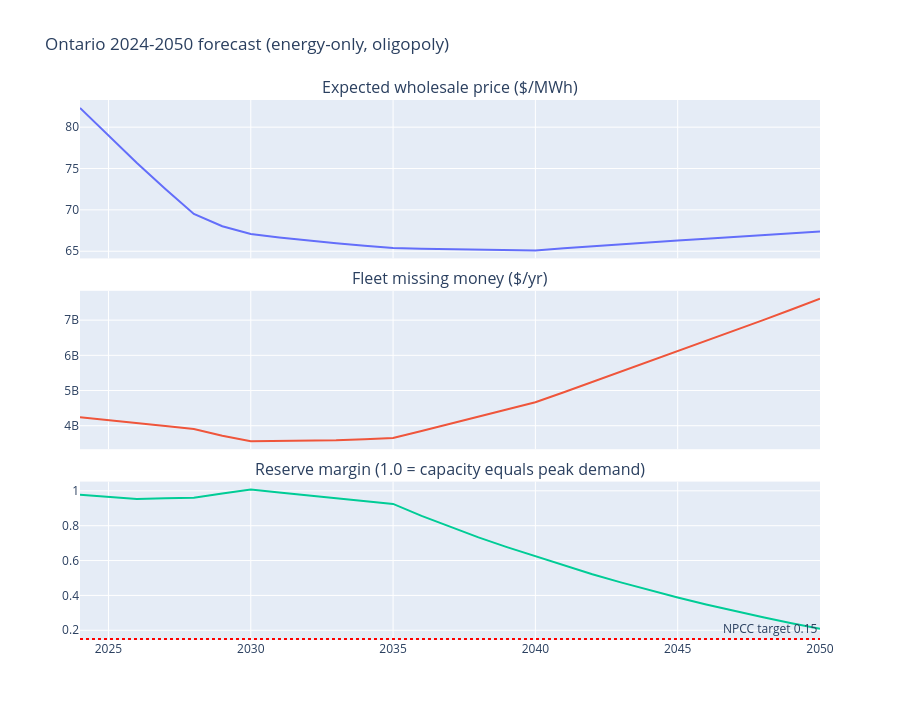

Notebook code for this chart:
### Markdown cell above
### 5.2 Deterministic trajectory: price, missing money, reserve margin

Three windows open at once when the fleet evolves:

- **Expected price** drops through 2030 as efficient nuclear (SMRs)
  and renewables replace retiring Pickering units, then climbs again
  as load growth outpaces additions in the 2040s.
- **Fleet missing money** traces a U-shape: narrow in the early
  2030s (new capacity earns scarcity rents), widening by 2050 as the
  dispatchable fleet shrinks relative to peak demand.
- **Reserve margin** erodes monotonically — the pathway converts
  dispatchable MW into intermittent MW faster than load grows. This
  is the structural stress test the capacity mechanism has to absorb.

### Code cell
from plotly.subplots import make_subplots

fig = make_subplots(
    rows=3, cols=1, shared_xaxes=True,
    vertical_spacing=0.06,
    subplot_titles=(
        "Expected wholesale price ($/MWh)",
        "Fleet missing money ($/yr)",
        "Reserve margin (1.0 = capacity equals peak demand)",
    ),
)
fig.add_trace(go.Scatter(x=df_traj.year, y=df_traj.expected_price, mode="lines", name="price"), 1, 1)
fig.add_trace(
    go.Scatter(x=df_traj.year, y=df_traj.fleet_missing_money_per_year, mode="lines", name="missing money"),
    2, 1,
)
fig.add_trace(
    go.Scatter(x=df_traj.year, y=df_traj.reserve_margin, mode="lines", name="reserve margin"),
    3, 1,
)
fig.add_hline(y=0.15, line_dash="dot", line_color="red", row=3, col=1, annotation_text="NPCC target 0.15")
fig.update_layout(height=720, showlegend=False, title="Ontario 2024-2050 forecast (energy-only, oligopoly)")
fig.show()

### Figure 1 — Plotly figure (JSON) as saved in the notebook; plotly's stock layout.template omitted (floating-point values rounded to 4 significant figures)
{"data": [{"mode": "lines", "name": "price", "type": "scatter", "x": [2024, 2025, 2026, 2027, 2028, 2029, 2030, 2031, 2032, 2033, 2034, 2035, 2036, 2037, 2038, 2039, 2040, 2041, 2042, 2043, 2044, 2045, 2046, 2047, 2048, 2049, 2050], "xaxis": "x", "y": [82.33, 78.94, 75.68, 72.53, 69.5, 68.02, 67.08, 66.67, 66.29, 65.96, 65.65, 65.38, 65.3, 65.24, 65.2, 65.14, 65.09, 65.34, 65.6, 65.86, 66.07, 66.29, 66.51, 66.73, 66.95, 67.16, 67.38], "yaxis": "y"}, {"mode": "lines", "name": "missing money", "type": "scatter", "x": [2024, 2025, 2026, 2027, 2028, 2029, 2030, 2031, 2032, 2033, 2034, 2035, 2036, 2037, 2038, 2039, 2040, 2041, 2042, 2043, 2044, 2045, 2046, 2047, 2048, 2049, 2050], "xaxis": "x2", "y": [4239000000.0, 4162000000.0, 4090000000.0, 3995000000.0, 3906000000.0, 3716000000.0, 3558000000.0, 3563000000.0, 3574000000.0, 3589000000.0, 3618000000.0, 3653000000.0, 3850000000.0, 4053000000.0, 4260000000.0, 4461000000.0, 4666000000.0, 4952000000.0, 5242000000.0, 5535000000.0, 5822000000.0, 6112000000.0, 6405000000.0, 6702000000.0, 7001000000.0, 7303000000.0, 7609000000.0], "yaxis": "y2"}, {"mode": "lines", "name": "reserve margin", "type": "scatter", "x": [2024, 2025, 2026, 2027, 2028, 2029, 2030, 2031, 2032, 2033, 2034, 2035, 2036, 2037, 2038, 2039, 2040, 2041, 2042, 2043, 2044, 2045, 2046, 2047, 2048, 2049, 2050], "xaxis": "x3", "y": [0.9781, 0.9656, 0.9535, 0.9568, 0.9599, 0.9841, 1.008, 0.9905, 0.9744, 0.9593, 0.9416, 0.9249, 0.8562, 0.7924, 0.7329, 0.6773, 0.6252, 0.572, 0.5219, 0.4748, 0.4303, 0.3882, 0.3484, 0.3107, 0.2749, 0.2409, 0.2085], "yaxis": "y3"}], "layout": {"annotations": [{"font": {"size": 16}, "showarrow": false, "text": "Expected wholesale price ($/MWh)", "x": 0.5, "xanchor": "center", "xref": "paper", "y": 1.0, "yanchor": "bottom", "yref": "paper"}, {"font": {"size": 16}, "showarrow": false, "text": "Fleet missing money ($/yr)", "x": 0.5, "xanchor": "center", "xref": "paper", "y": 0.6467, "yanchor": "bottom", "yref": "paper"}, {"font": {"size": 16}, "showarrow": false, "text": "Reserve margin (1.0 = capacity equals peak demand)", "x": 0.5, "xanchor": "center", "xref": "paper", "y": 0.2933, "yanchor": "bottom", "yref": "paper"}, {"showarrow": false, "text": "NPCC target 0.15", "x": 1, "xanchor": "right", "xref": "x3 domain", "y": 0.15, "yanchor": "bottom", "yref": "y3"}], "height": 720, "shapes": [{"line": {"color": "red", "dash": "dot"}, "type": "line", "x0": 0, "x1": 1, "xref": "x3 domain", "y0": 0.15, "y1": 0.15, "yref": "y3"}], "showlegend": false, "title": {"text": "Ontario 2024-2050 forecast (energy-only, oligopoly)"}, "xaxis": {"anchor": "y", "domain": [0.0, 1.0], "matches": "x3", "showticklabels": false}, "xaxis2": {"anchor": "y2", "domain": [0.0, 1.0], "matches": "x3", "showticklabels": false}, "xaxis3": {"anchor": "y3", "domain": [0.0, 1.0]}, "yaxis": {"anchor": "x", "domain": [0.7067, 1.0]}, "yaxis2": {"anchor": "x2", "domain": [0.3533, 0.6467]}, "yaxis3": {"anchor": "x3", "domain": [0.0, 0.2933]}}}
